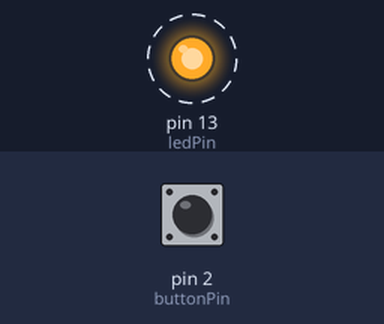
The sketch below on a simulated Arduino Uno, built with avr-gcc and run on an emulated ATmega328P. Shown: output pins drawn as LEDs (lit = HIGH). Dashed ring = blinking. Inputs (shaded band) come from the test bench; at power-on: pin 2 (buttonPin) HIGH.

Above: at 0.02 s.
Timing chart, 0 to 3.0 s (numbered marks = the images above):
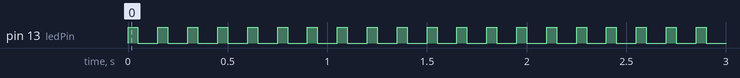

The sketch:

sketch_blink.ino
```cpp
const int buttonPin = 2;
const int ledPin = 13;

void setup() {
  // put your setup code here, to run once:


  pinMode(ledPin, OUTPUT);
  pinMode(buttonPin, INPUT_PULLUP);


}

void loop() {
  // put your main code here, to run repeatedly:

  int pinState = digitalRead(buttonPin);

    digitalWrite(ledPin, HIGH);
 delay(50);
    digitalWrite(ledPin, LOW);
delay(100);


}
```

Measured:
- by itself, pin 13 (ledPin): alternates HIGH for 0.05 s and LOW for 0.10 s
